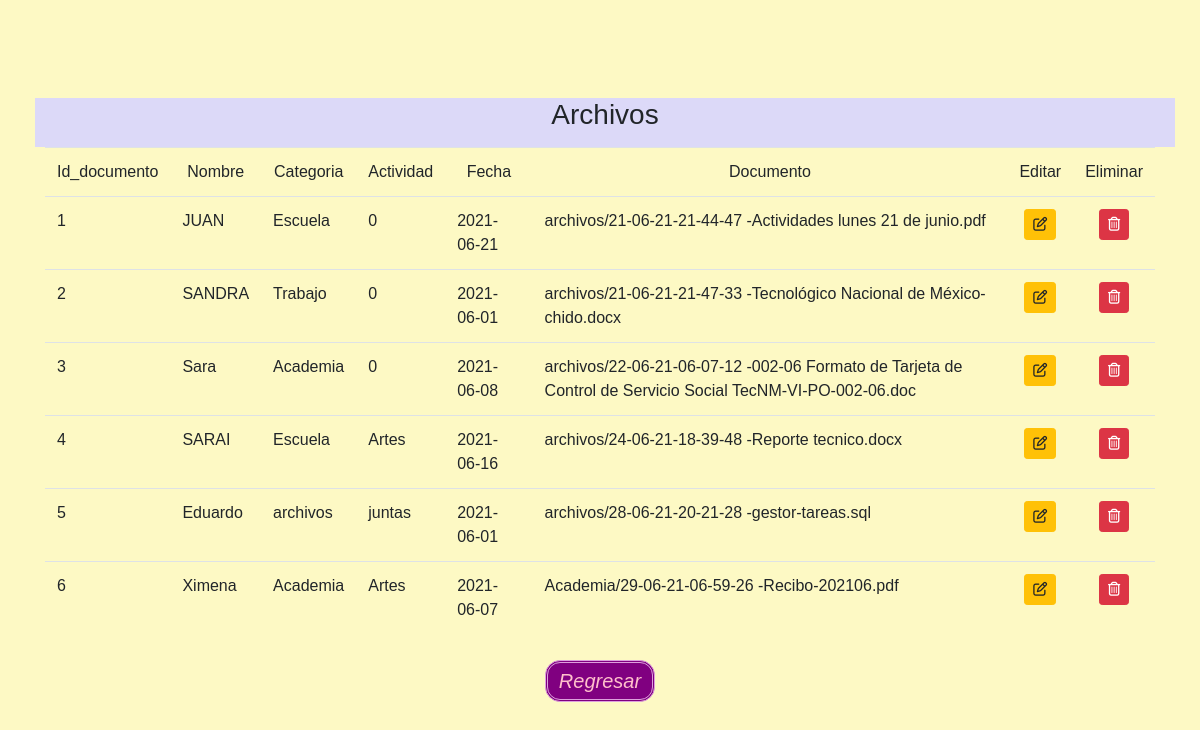
Page /registro.php on the committed database.
### tables this page shows
CREATE TABLE `documentos` (
  `id_documento` int(11) NOT NULL,
  `nombre` varchar(50) NOT NULL,
  `categoria` varchar(50) NOT NULL,
  `actividad` varchar(50) NOT NULL,
  `fecha` date NOT NULL,
  `documento` text NOT NULL
);

### registro.php (the view, shortened to what this page needs)
<?php
$conexion = mysqli_connect("localhost", "root", "", "gestor_doc");
?>
<!doctype html>
<html lang="en">
  <head>
    <link rel="stylesheet" href="https://stackpath.bootstrapcdn.com/bootstrap/4.3.1/css/bootstrap.min.css">
    <link rel="stylesheet" href="estilos.css">
    <link rel="stylesheet" href="fontawesome-free-5.15.3-web/css/all.min.css">
</head>
  <body style="background-color: #fdf9c4;">
    <div class="container">
        <div class="row">
            <div class="col" style="left: 5px; background-color: #dcd9f8;">
                <blockquote class="blockquote text-center"><h3 class="mb-1">Archivos</h3></blockquote>
            </div>
        </div>
        <div class="row">
            <div class="col">
                <table class="table">
                    <tr>
                        <td style="text-align:center;">Id_documento</td>
                        <td style="text-align:center;">Nombre</td>
                        <td style="text-align:center;">Categoria</td>
                        <td style="text-align:center;">Actividad</td>
                        <td style="text-align:center;">Fecha</td>
                        <td style="text-align:center;">Documento</td>
                        <td style="text-align:center;">Editar</td>
                        <td style="text-align:center;">Eliminar</td>
                    </tr>
                    <?php
                    $sql="SELECT * from documentos";
                    $result=mysqli_query($conexion,$sql);
                    while($mostrar=mysqli_fetch_array($result)){
                    ?>
                    <tr>
                        <td><?php echo $mostrar['id_documento'] ?></td>
                        <td><?php echo $mostrar['nombre'] ?></td>
                        <td><?php echo $mostrar['categoria'] ?></td>
                        <td><?php echo $mostrar['actividad'] ?></td>
                        <td><?php echo $mostrar['fecha'] ?></td>
                        <td><?php echo $mostrar['documento'] ?></td>
                        <td style="text-align:center;"><span class="btn btn-warning btn-sm"><i class="far fa-edit"></i></span></td>
                        <td style="text-align:center;"><span class="btn btn-danger btn-sm"><i class="far fa-trash-alt"></i></span></td>
                    </tr>
                    <?php
                    }
                    ?>
                </table>
                <button class="boton_1" onclick="window.location.href='index.php'">Regresar</button>
            </div>
        </div>

### estilos.css (style rules this page uses)
* { box-sizing: border-box; }
body { margin: 0; font-family: sans-serif; background: plum; display: flex; justify-content: center; align-items: center; min-height: 100vh; }
.boton_1 { margin-top: 10px; text-decoration: none; padding: 3px; padding-left: 10px; padding-right: 10px; font-family: helvetica; font-weight: 300; font-size: 20px; font-style: italic; color: pink; background-color: purple; border-radius: 15px; border: 3px double plum; width: 110px; margin-left: 50%; transform: translateX(-50%); }

### rows in the picture
documentos: id_documento "1", nombre "JUAN", categoria "Escuela", actividad "0", fecha "2021-06-21", documento "archivos/21-06-21-21-44-47 -Actividades lunes 21 de junio.pdf"
documentos: id_documento "2", nombre "SANDRA", categoria "Trabajo", actividad "0", fecha "2021-06-01", documento "archivos/21-06-21-21-47-33 -Tecnológico Nacional de México-chido.docx"
documentos: id_documento "3", nombre "Sara", categoria "Academia", actividad "0", fecha "2021-06-08", documento "archivos/22-06-21-06-07-12 -002-06 Formato de Tarjeta de Control de Servicio Social TecNM-VI-PO-002-06.doc"
documentos: id_documento "4", nombre "SARAI", categoria "Escuela", actividad "Artes", fecha "2021-06-16", documento "archivos/24-06-21-18-39-48 -Reporte tecnico.docx"
documentos: id_documento "5", nombre "Eduardo", categoria "archivos", actividad "juntas", fecha "2021-06-01", documento "archivos/28-06-21-20-21-28 -gestor-tareas.sql"
documentos: id_documento "6", nombre "Ximena", categoria "Academia", actividad "Artes", fecha "2021-06-07", documento "Academia/29-06-21-06-59-26 -Recibo-202106.pdf"
